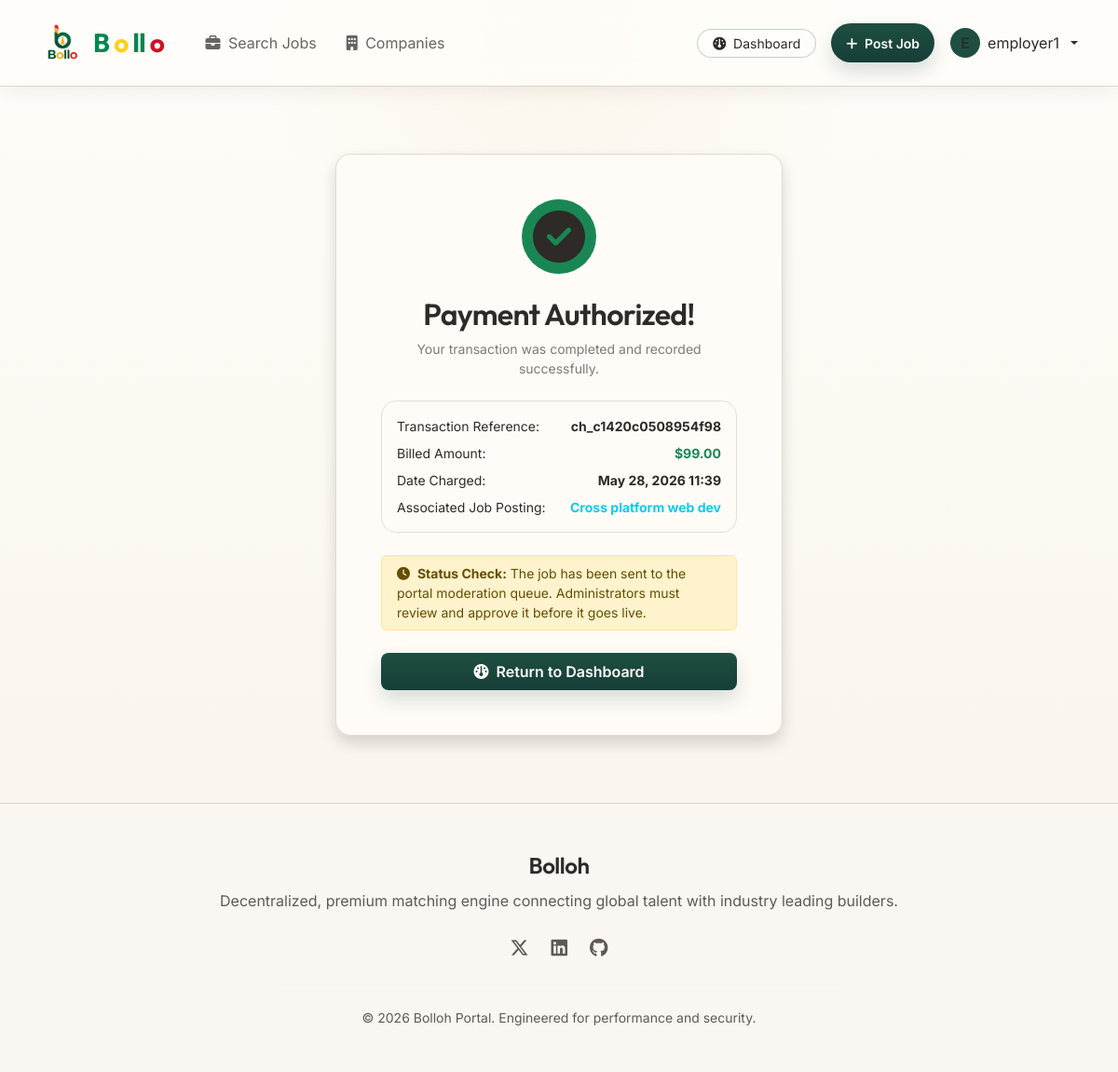
The app's page /payments/success/5/ (signed in) with its own data.
### apps/users/models.py (models this page shows, shortened)
class CustomUser(AbstractUser):
    is_job_seeker = models.BooleanField(default=False)
    is_employer = models.BooleanField(default=False)

### apps/payments/models.py (models this page shows, shortened)
class JobPayment(models.Model):
    STATUS_CHOICES = (
        ('PND', 'Pending'),
        ('PAID', 'Paid'),
        ('FAIL', 'Failed'),
    )
    job = models.ForeignKey(Job, on_delete=models.CASCADE, related_name='payments')
    amount = models.DecimalField(max_digits=10, decimal_places=2, default=5000.00) # Standard pricing e.g. $5,000 per post
    transaction_id = models.CharField(max_length=100, blank=True)
    status = models.CharField(max_length=4, choices=STATUS_CHOICES, default='PND')
    created_at = models.DateTimeField(auto_now_add=True)

### apps/jobs/models.py (models this page shows, shortened)
class Job(models.Model):
    JOB_TYPE_CHOICES = (
        ('FT', 'Full-Time'),
        ('PT', 'Part-Time'),
        ('RM', 'Remote'),
        ('IN', 'Internship'),
    )
    employer = models.ForeignKey(
        settings.AUTH_USER_MODEL,
        on_delete=models.CASCADE,
        related_name='posted_jobs'
    )
    title = models.CharField(max_length=200)
    category = models.ForeignKey(Category, on_delete=models.SET_NULL, null=True, related_name='jobs')
    job_type = models.CharField(max_length=2, choices=JOB_TYPE_CHOICES, default='FT')
    location = models.CharField(max_length=150)
    description = models.TextField()
    salary_min = models.DecimalField(max_digits=10, decimal_places=2, blank=True, null=True)
    salary_max = models.DecimalField(max_digits=10, decimal_places=2, blank=True, null=True)
    is_paid = models.BooleanField(default=False)
    is_approved = models.BooleanField(default=False)
    created_at = models.DateTimeField(auto_now_add=True)
    updated_at = models.DateTimeField(auto_now=True)
    class Meta:
        ordering = ['-created_at']

### apps/payments/views.py (the view)
# urls.py: path('success/<int:pk>/', views.payment_success_view, name='payment_success'),
@login_required
def payment_success_view(request, pk):
    payment = get_object_or_404(JobPayment, pk=pk, job__employer=request.user)
    return render(request, 'payments/success.html', {'payment': payment})

### templates/payments/success.html (shortened to what this page needs)
{% extends 'base.html' %}
{% block content %}
<div class="container my-5 d-flex justify-content-center align-items-center">
    <div class="glass-card p-5 shadow w-100 text-center" style="max-width: 480px;">
        <div class="rounded-circle bg-success bg-opacity-20 d-flex align-items-center justify-content-center mx-auto mb-4" style="width: 80px; height: 80px;">
            <i class="fa-solid fa-circle-check text-success-gradient display-4"></i>
        </div>
        <h2 class="text-white mb-2">Payment Authorized!</h2>
        <p class="text-white-50 small mb-4">Your transaction was completed and recorded successfully.</p>
        <div class="p-3 border border-secondary rounded-4 bg-dark bg-opacity-20 mb-4 text-white-50 small text-start d-flex flex-column gap-2">
            <div>Transaction Reference: <strong class="text-white float-end">{{ payment.transaction_id }}</strong></div>
            <div>Billed Amount: <strong class="text-success float-end">${{ payment.amount|floatformat:2 }}</strong></div>
            <div>Date Charged: <strong class="text-white float-end">{{ payment.created_at|date:"M d, Y H:i" }}</strong></div>
            <div>Associated Job Posting: <strong class="text-info float-end">{{ payment.job.title }}</strong></div>
        </div>
        <div class="alert alert-warning py-2 small mb-4 text-start">
            <i class="fa-solid fa-clock me-1"></i>
            <strong>Status Check:</strong> The job has been sent to the portal moderation queue. Administrators must review and approve it before it goes live.
        </div>
        <div class="d-grid">
            <a href="{% url 'jobs:employer_dashboard' %}" class="btn btn-primary-gradient rounded-3 py-2"><i class="fa-solid fa-gauge me-1"></i> Return to Dashboard</a>
        </div>
    </div>
</div>
{% endblock %}

### templates/base.html (shortened to what this page needs)
{% load static %}
<!DOCTYPE html>
<html lang="en">
<head>
    <link href="https://cdn.jsdelivr.net/npm/bootstrap@5.3.2/dist/css/bootstrap.min.css" rel="stylesheet">
    <link href="https://cdnjs.cloudflare.com/ajax/libs/font-awesome/6.4.2/css/all.min.css" rel="stylesheet">
    <link href="{% static 'css/custom.css' %}" rel="stylesheet">
</head>
<body>
    <nav class="navbar navbar-expand-lg navbar-light navbar-custom sticky-top py-3">
        <div class="container">
           <a class="navbar-brand d-flex align-items-center brand-font fs-3 text-white" href="{% url 'home' %}">
    <img
        src="{% static 'images/logo.ico' %}"
        alt="Bollo Logo"
        width="50"
        height="50"
        class="me-2"
    >
    <span class="fw-bold">
        <span style="color:#008751;">B</span>
        <span style="color:#fcd116;">o</span>
        <span style="color:#008751;">ll</span>
        <span style="color:#ce1126;">o</span>
        <span style="color:#ffffff;">!</span>
    </span>
</a>
            <div class="collapse navbar-collapse" id="navbarNav">
                <ul class="navbar-nav me-auto mb-2 mb-lg-0">
                    <li class="nav-item">
                        <a class="nav-link text-white-50 px-3" href="{% url 'jobs:job_list' %}"><i class="fa-solid fa-briefcase me-1"></i> Search Jobs</a>
                    </li>
                    <li class="nav-item">
                        <a class="nav-link text-white-50 px-3" href="{% url 'companies:company_list' %}"><i class="fa-solid fa-building me-1"></i> Companies</a>
                    </li>
                </ul>
                <div class="d-flex align-items-center gap-3">
                    {% if user.is_authenticated %}
                        {% if user.is_employer %}
                            <a href="{% url 'jobs:employer_dashboard' %}" class="btn btn-outline-light btn-sm rounded-pill px-3"><i class="fa-solid fa-gauge me-1"></i> Dashboard</a>
                            <a href="{% url 'jobs:job_create' %}" class="btn btn-primary-gradient btn-sm rounded-pill px-3"><i class="fa-solid fa-plus me-1"></i> Post Job</a>
                        {% endif %}
                        <div class="dropdown">
                            <button class="btn btn-link text-white dropdown-toggle text-decoration-none d-flex align-items-center gap-2 p-0" type="button" id="profileDropdown" data-bs-toggle="dropdown" aria-expanded="false">
                                <span class="avatar-circle bg-secondary text-white rounded-circle d-flex align-items-center justify-content-center" style="width: 32px; height: 32px; font-weight: 600;">
                                    {{ user.username|slice:":1"|upper }}
                                </span>
                                <span class="d-none d-md-inline">{{ user.username }}</span>
                            </button>
                        </div>
                    {% else %}
                        <a href="{% url 'users:login' %}" class="btn btn-link text-white text-decoration-none">Login</a>
                        <a href="{% url 'users:signup' %}" class="btn btn-primary-gradient rounded-pill px-4">Get Started</a>
                    {% endif %}
                </div>
            </div>
        </div>
    </nav>
    <main class="flex-grow-1 my-4">
        {% block content %}{% endblock %}
    </main>
    <footer class="py-5 text-white-50">
        <div class="container text-center">
            <p class="brand-font fs-4 text-white mb-2">Bolloh</p>
            <p class="mb-4">Decentralized, premium matching engine connecting global talent with industry leading builders.</p>
            <div class="d-flex justify-content-center gap-4 mb-4 fs-5">
                <a href="#" class="text-white-50 hover-white"><i class="fa-brands fa-x-twitter"></i></a>
                <a href="#" class="text-white-50 hover-white"><i class="fa-brands fa-linkedin"></i></a>
                <a href="#" class="text-white-50 hover-white"><i class="fa-brands fa-github"></i></a>
            </div>
            <hr class="border-secondary max-width-md mx-auto my-4" style="max-width: 600px;">
            <p class="small mb-0">&copy; 2026 Bolloh Portal. Engineered for performance and security.</p>
        </div>
    </footer>
</body>
</html>

### static/css/custom.css (style rules this page uses)
:root { --bollo-bg: #FFFDF9; --bollo-bg-soft: #F8F2EA; --bollo-surface: #FFFCF8; --bollo-surface-alt: #FAF7F2; --bollo-surface-muted: #F1ECE6; --bollo-primary: #1F4F42; --bollo-primary-strong: #163E37; --bollo-primary-soft: #2E6258; --bollo-primary-tint: #D9E5E2; --bollo-secondary: #C9A44B; --bollo-secondary-soft: #D8BD74; --bollo-secondary-tint: #F4E8C9; --bollo-accent-red: #8A4A4A; --bollo-accent-red-soft: #B97878; --bollo-accent-red-tint: #EDD5D5; --bollo-border: #DED6CD; --bollo-border-soft: #E5DDD6; --bollo-text: #2D2A27; --bollo-text-soft: #5F5A55; --bollo-text-muted: #7A746F; --bollo-text-subtle: #9A948F; --bollo-success: #2E6258; --bollo-success-soft: #D6E5E1; --bollo-warning: #C9A44B; --bollo-warning-soft: #F0E4BE; --bollo-error: #8A4A4A; --bollo-error-soft: #EDD5D5; --bollo-shadow: 0 10px 30px rgba(34, 31, 29, 0.08); --bollo-shadow-soft: 0 6px 18px rgba(34, 31, 29, 0.06); --primary-gradient: linear-gradient(180deg, #1F4F42 0%, #163E37 100%); --accent-gradient: linear-gradient(180deg, #C9A44B 0%, #B8933E 100%); --danger-gradient: linear-gradient(180deg, #8A4A4A 0%, #6F3737 100%); --soft-gradient: linear-gradient(180deg, rgba(255, 253, 249, 0.98), rgba(248, 242, 234, 0.96)); }
body { font-family: 'Inter', sans-serif; background: radial-gradient(circle at top, rgba(201, 164, 75, 0.08), transparent 26%), linear-gradient(180deg, var(--bollo-bg) 0%, var(--bollo-bg-soft) 100%); color: var(--bollo-text); min-height: 100vh; display: flex; flex-direction: column; }
h1, h2, h3, h4, h5, h6, .brand-font { font-family: 'Outfit', sans-serif; font-weight: 600; letter-spacing: -0.02em; color: var(--bollo-text); }
p, label, small, .form-text, .text-secondary { color: var(--bollo-text-soft); }
main, section, .container, .container-fluid { color: var(--bollo-text); }
.navbar-custom { background: rgba(255, 253, 249, 0.88) !important; backdrop-filter: blur(12px); -webkit-backdrop-filter: blur(12px); border-bottom: 1px solid var(--bollo-border); box-shadow: var(--bollo-shadow-soft); }
.navbar-custom .navbar-brand, .navbar-custom .nav-link, .navbar-custom .navbar-toggler, .navbar-custom .dropdown-toggle, .navbar-custom .btn-link { color: var(--bollo-text) !important; }
.navbar-custom .nav-link { opacity: 0.72; }
.navbar-custom .text-white, .navbar-custom .text-white-50 { color: var(--bollo-text) !important; }
.navbar-custom .btn-outline-light, .navbar-custom .btn-primary-gradient, .navbar-custom .btn-accent-gradient { border-color: transparent; }
.glass-card { background: rgba(255, 252, 248, 0.9); backdrop-filter: blur(14px); -webkit-backdrop-filter: blur(14px); border: 1px solid rgba(222, 214, 205, 0.9); border-radius: 16px; transition: all 0.3s cubic-bezier(0.4, 0, 0.2, 1); color: var(--bollo-text); box-shadow: var(--bollo-shadow-soft); }
.btn-primary-gradient { background: var(--primary-gradient); border: none; color: #fffdf9; font-weight: 600; border-radius: 10px; padding: 0.68rem 1.4rem; transition: all 0.22s ease; box-shadow: 0 10px 20px rgba(31, 79, 66, 0.18); }
.btn-outline-light { color: var(--bollo-text) !important; border-color: rgba(31, 79, 66, 0.25) !important; background: rgba(255, 255, 255, 0.55); }
footer { background: var(--bollo-surface-alt) !important; border-top: 1px solid var(--bollo-border); margin-top: auto; color: var(--bollo-text-soft); }
footer .text-white, footer .text-white-50, footer a { color: var(--bollo-text-soft) !important; }
footer .text-white { color: var(--bollo-text) !important; }
.text-white { color: var(--bollo-text) !important; }
.text-white-50 { color: rgba(45, 42, 39, 0.62) !important; }
.bg-dark, .dropdown-menu-dark, .dropdown-menu { background: var(--bollo-surface) !important; color: var(--bollo-text) !important; border-color: var(--bollo-border-soft) !important; }
.bg-secondary, .avatar-circle { background: var(--bollo-primary) !important; color: #fffdf9 !important; }
.border-secondary { border-color: var(--bollo-border-soft) !important; }
a { color: var(--bollo-primary); }
hr { border-color: var(--bollo-border); }

### records on screen
CustomUser: username "E", username "employer1"
JobPayment: transaction_id "ch_c1420c0508954f98", amount "99.00", created_at "May 28, 2026 11:39", job "Cross platform web dev"
